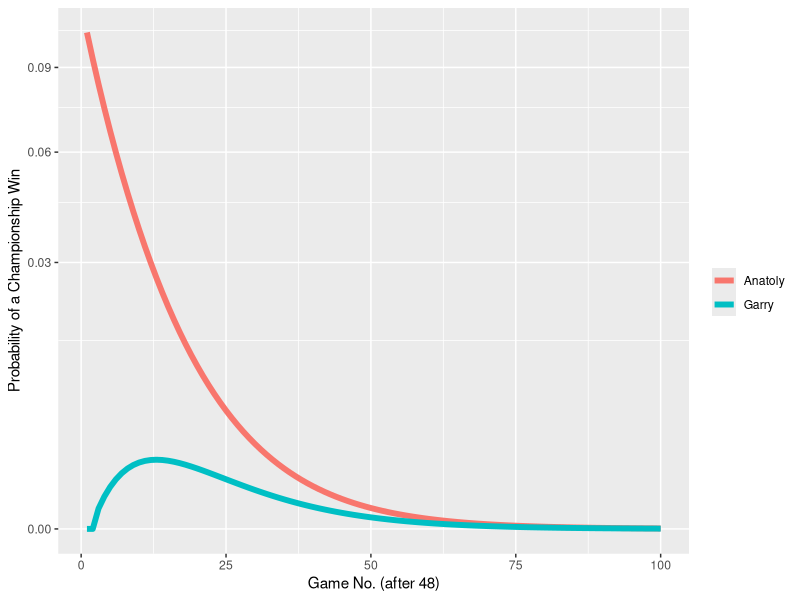
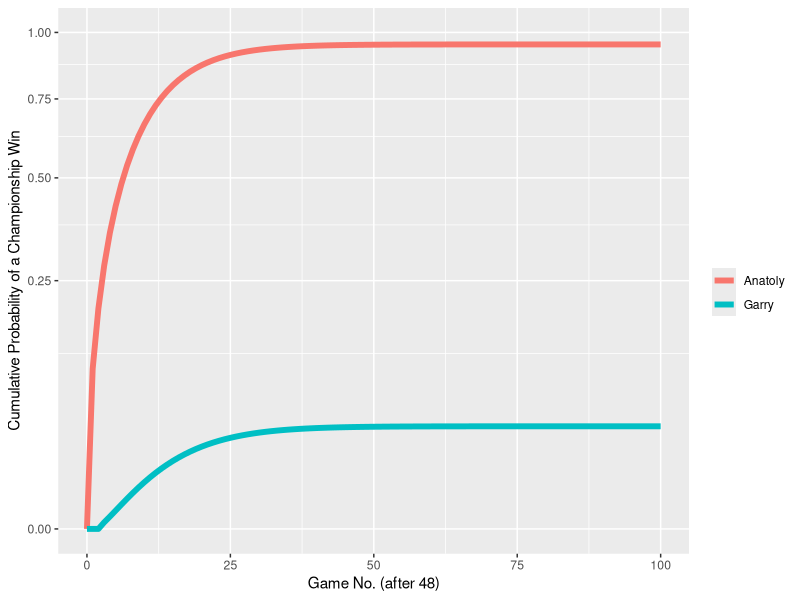
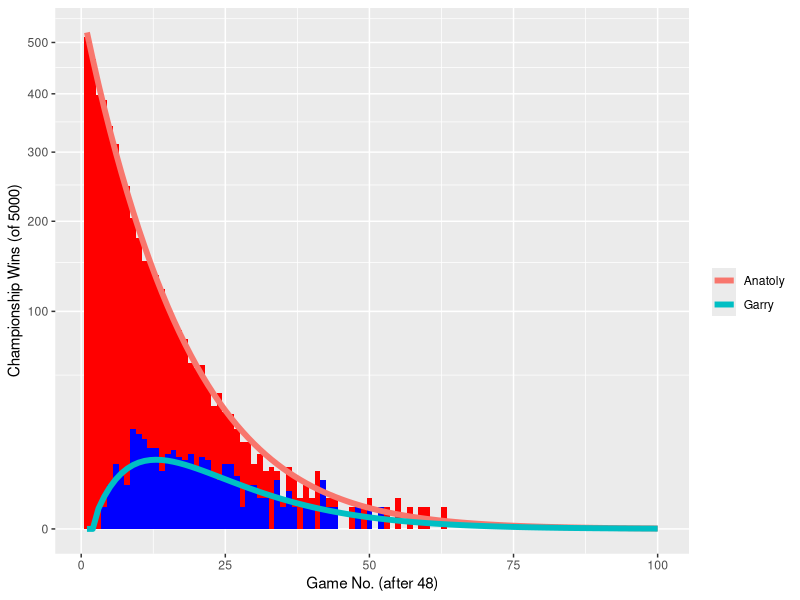

Here is the R script that generated these plots, in order:
## ---- chunk 1
knitr::opts_chunk$set(echo = TRUE)
## ---- chunk 2
library(ggplot2)
nGames <- 100
df <- data.frame(c(1:nGames),rep.int(0,nGames),rep.int(0,nGames),rep.int(0,nGames),rep.int(0,nGames))
colnames(df) <- c("x","Anatoly","Garry","aIndep","gIndep")
dfSeries <- df
pA <- (5/48)
jA <- 1
pG <- (3/48)
jG <- 3
pD <- (40/48)

for (x in 1:nrow(df)) {
  garryIndep <- ((choose(x-1,(jG-1))*(pG^(jG-1))*((1-pG)^((x-1)-(jG-1))))*pG)
  anatolyIndep <- ((choose(x-1,(jA-1))*(pA^(jA-1))*((1-pA)^((x-1)-(jA-1))))*pA)
  
  df[x,"gIndep"] <- garryIndep
  df[x,"aIndep"] <- anatolyIndep
  
  df[x,"Garry"] <- (garryIndep * (1-(sum(df[1:x,"aIndep"]))))
  df[x,"Anatoly"] <- (anatolyIndep * (1-(sum(df[1:x,"gIndep"]))))
}

for (x in 1:nrow(dfSeries)) {
  dfSeries[x,"Anatoly"] <- sum(df[1:x,"Anatoly"])
  dfSeries[x,"Garry"] <- sum(df[1:x,"Garry"])
}

dfSeries <- rbind(c(0,0,0),dfSeries)

ggplot() +
  geom_line(data=df, aes(x=x, y=Anatoly, color="Anatoly"), size=2) + 
  geom_line(data=df, aes(x=x, y=Garry, color="Garry"), size=2) +
  xlab("Game No. (after 48)") +
  ylab("Probability of a Championship Win") +
  labs(colour = "") +
  coord_trans(y="sqrt")

ggplot() +
  geom_line(data=dfSeries, aes(x=x, y=Anatoly, color="Anatoly"), size=2) + 
  geom_line(data=dfSeries, aes(x=x, y=Garry, color="Garry"), size=2) +
  xlab("Game No. (after 48)") +
  ylab("Cumulative Probability of a Championship Win") +
  labs(colour = "") +
  coord_trans(y="sqrt") +
  ylim(c(0,1))

print(paste("Garry Kasparov's chances of beating Anatoly Karpov in the Championship converge to ", round(dfSeries$Garry[101], digits=4), ".", sep=""))
## ---- chunk 3
nChamp <- 5000

allGames <- data.frame(0,0,0)
colnames(allGames) <- c("gamesPlayed", "Anatoly", "Garry")

for (i in 1:nChamp) {
  aWins <- 5
  gWins <- 3
  gamesPlayed <- 0
  while (aWins != 6 && gWins != 6) {
    gamesPlayed <- gamesPlayed + 1
    winner <- sample(c("Anatoly","Garry","tie"), 1, prob=c(pA,pG,pD))
    if (winner == "Anatoly") {
      aWins <- aWins + 1
    } else if (winner == "Garry") {
      gWins <- gWins + 1
    }
  }
  allGames[i,"gamesPlayed"] <- gamesPlayed
  if (aWins == 6) {
    allGames[i,"Anatoly"] <- 1
    allGames[i,"Garry"] <- 0
  } else if (gWins == 6){
    allGames[i,"Anatoly"] <- 0
    allGames[i,"Garry"] <- 1
  }
}

aChamp <- allGames[allGames$Anatoly == 1,"gamesPlayed"]
gChamp <- allGames[allGames$Garry == 1,"gamesPlayed"]

print(paste("Garry Kasparov was the champion ",((length(gChamp)/nChamp)*100),"% of the time.", sep=""))
## ---- chunk 4
allGamesA <- allGames[allGames$Anatoly == 1,c("gamesPlayed","Anatoly")]
allGamesG <- allGames[allGames$Garry == 1,c("gamesPlayed","Garry")]

df$AnatolyTemp <- df$Anatoly * nChamp
df$GarryTemp <- df$Garry * nChamp

ggplot() + 
  geom_histogram(data=allGamesA, aes(x=gamesPlayed), binwidth=1, fill = "red", alpha = 1) +
  geom_histogram(data=allGamesG, aes(x=gamesPlayed), binwidth=1, fill = "blue", alpha = 1) +
  geom_line(data=df, aes(x=x, y=AnatolyTemp, size=1, color="Anatoly"), size=2) + 
  geom_line(data=df, aes(x=x, y=GarryTemp, color="Garry"), size=2) +
  xlab("Game No. (after 48)") +
  ylab(paste("Championship Wins (of ", nChamp,")", sep="")) +
  labs(colour = "") +
  coord_trans(y="sqrt")
